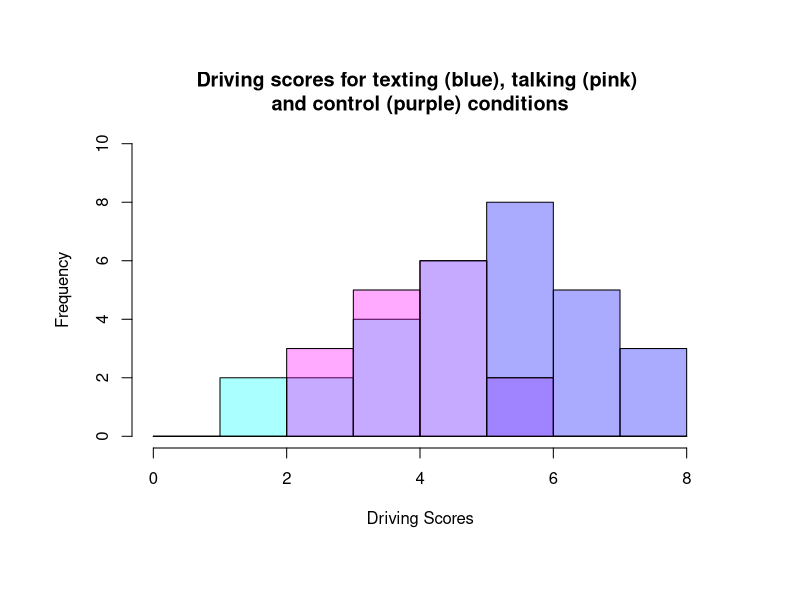
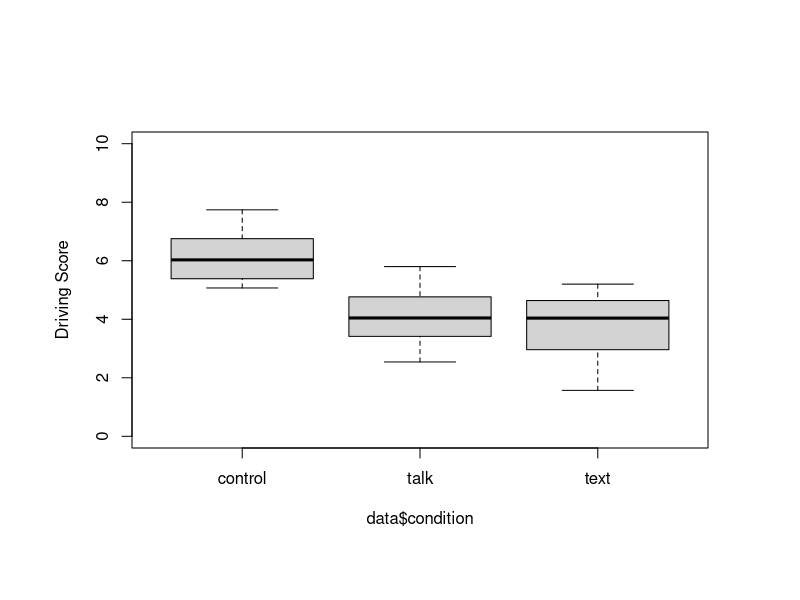
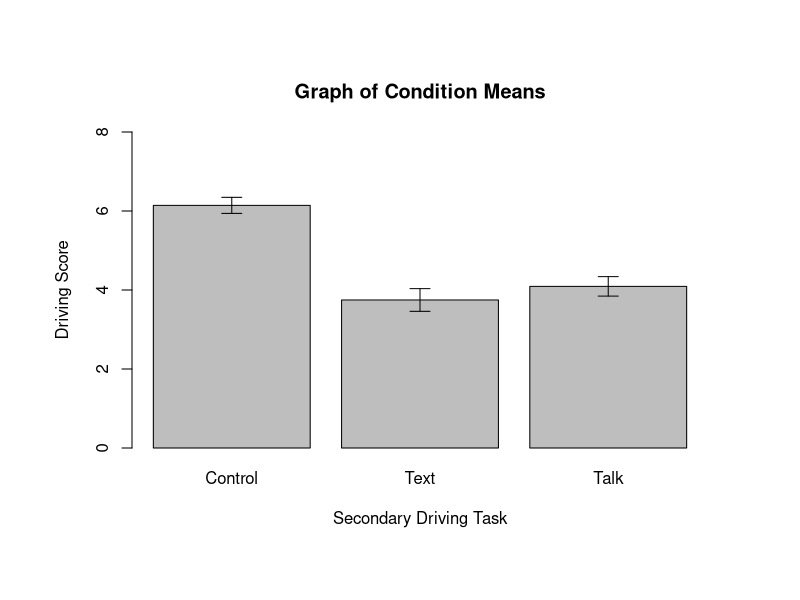

R code for these plots, in order:
data <- read.csv ("driving.csv")
data

# Make 3 variables that we can use in the tests of normality below as well as
# in the creation of graphs, descriptive statistics etc. We can do this using
# the subset function
control <- subset (data$score, data$condition=="control")
text <- subset (data$score, data$condition=="text")
talk <- subset (data$score, data$condition=="talk")

# Make a histogram showing the frequency distribution of the driving scores in
# control, text and talk conditions
pdf( height=11, width=8.5, file="graphs.pdf" )
par( omi=c( 0.5,0.5,0.5,0.5 ) )

xx = c(0,8)
yy = c(0,10)
brks = seq(0,8,1)

hist (control, xlab="Driving Scores", main="Driving scores for texting (blue), talking (pink) \nand control (purple) conditions", xlim=xx, ylim=yy, breaks=brks, col=rgb(0,0,1,1/3))
hist (text, breaks=brks, col=rgb(0,1,1,1/3), add=T)
hist (talk, breaks=brks, col=rgb(1,0,1,1/3), add=T)

# Draw boxplots of the conditions on the same graph to identify outliers
boxplot (data$score~data$condition, ylab= ("Driving Score"), ylim= c(0,10))

# Gather some descriptive statistics (means, sd) for the conditions
mysummary <- function(x){
     v1 <- mean(x)
     v2 <- median(x)
     v3 <- var(x)
     v4 <- sd(x)
     v5 <- length(x)
     return(list( mean=v1, median=v2, var=v3, sd=v4, N=v5))
}

mysummary (control)
mysummary (text)
mysummary (talk)

# Create a bar graph with error bars showing the condition means for the data
drive.mean <- c( mean(control), mean(text), mean (talk) )
drive.sd <- c( sd(control), sd(text), sd(talk) )
names(drive.mean) <- c("Control", "Text", "Talk")

sd.bar <- function(x, y, upper, lower=upper, length=0.1,...) {
    if(length(x) != length(y) | length(y) !=length(lower) | length(lower) != length(upper))
       	stop("vectors must be same length")

    		arrows(x,y+upper, x, y-lower, angle=90, code=3, length=length, ...)
}
br <- barplot (drive.mean , main = "Graph of Condition Means", xlab= "Secondary Driving Task", ylab="Driving Score", ylim=c(0,8))

sd.bar( br, drive.mean, drive.sd/sqrt(length(control)))

# Test the assumptions of One Way independent ANOVA- normal distribution (using
# the shapiro.test() function) and equality of variance (leveneTest() function-
# You have to install and load the libraries for the car package for the
# levenes test),
# This is commented out as the package has been installed for you on the system
# install.package ("car")
library ('car')
leveneTest(data$score, data$condition, center=median)
shapiro.test (control)
shapiro.test (text)
shapiro.test (talk)

# Run the ANOVA using the aov() function. Get the output using the summary()
# function
model <- aov(score~condition, data=data)
summary(model)

# Use post hoc comparisons to compare the levels of the independent variable to
# find out where the significant difference between conditions are
pairwise.t.test (data$score, data$condition, paired=FALSE, p.adjust.method="bonferroni")

# Report the ANOVA using the reporting convention shown in the lecture as well
# as the results of the comparisons between conditions on driving score from
# the post hoc tests
# F(2, 45)= 27.25, p < 0.05
# there was a statistically significant difference between control and text
# (p=1.6e-6) as well as the control and talk conditions on driving ability
# (p=5.5e-8).
